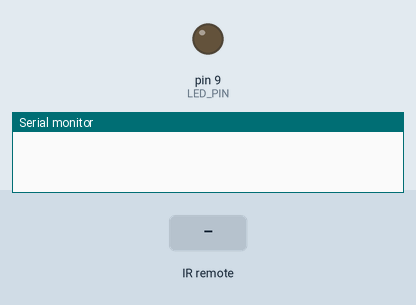
The sketch below on a simulated Arduino Uno, built with avr-gcc and run on an emulated ATmega328P. Shown: output pins drawn as LEDs (lit = HIGH), the last lines printed to the serial monitor. The test bench sets the inputs (shaded band).

Above: at 1.2 s.
1.3 s: infrared code 0x2008A857 received
At 2.2 s:
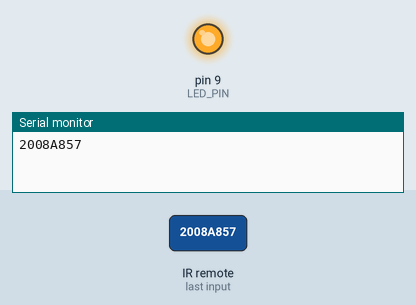
Timing chart, 0 to 4.3 s (numbered marks = the images above; inputs shaded):
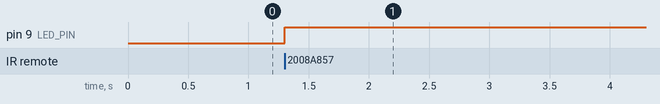

The sketch:

IR.ino
```cpp
#include <IRremote.h>

int RECV_PIN = 7;
int LED_PIN = 9;
bool flag=true;
IRrecv irrecv(RECV_PIN);
decode_results results;

void setup() {
  // put your setup code here, to run once:
  pinMode(RECV_PIN,INPUT);
  pinMode(LED_PIN,OUTPUT);
  irrecv.enableIRIn();
  Serial.begin(9600);
}

void loop() {
  // put your main code here, to run repeatedly:
  if (irrecv.decode(&results)){
    Serial.println(results.value,HEX);
    if (results.value==0x2008A857){
      if (flag){
      digitalWrite(LED_PIN,HIGH);
      flag=false;
      }
      else {
        digitalWrite(LED_PIN,LOW);
        flag=true;
      }
    }
    //0x200808F7
    irrecv.resume();
  }
}
```

Measured:
- after the input at 1.3 s, pin 9 (LED_PIN): LOW → HIGH at once
